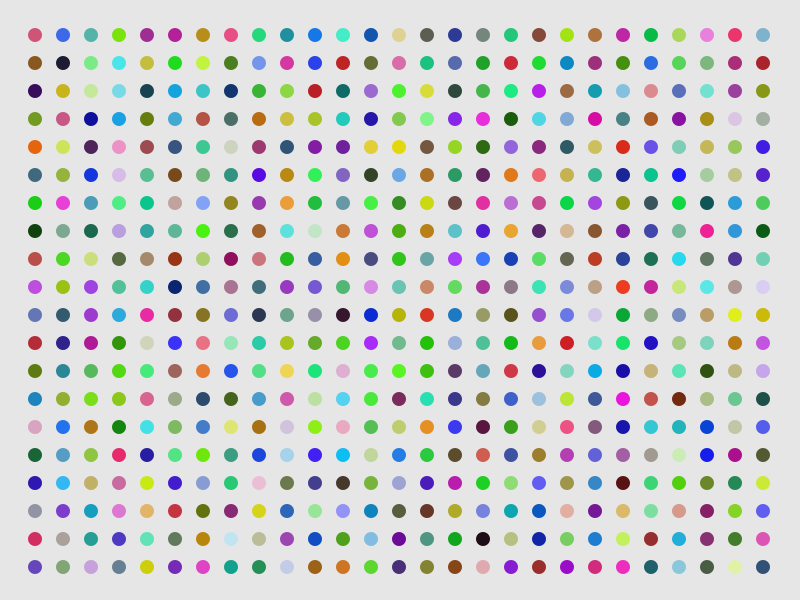
Frame 1 (no input)
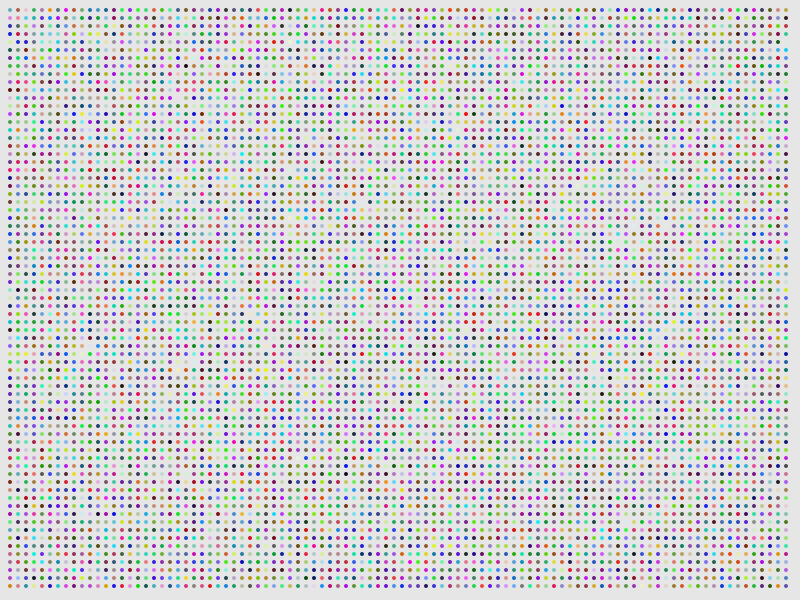
Frame 2 (the mouse pressed at the canvas centre, redrawn once)

The Processing sketch that drew these frames (run headless with seeded random() and noise(); the mouse was pressed at the canvas centre and the sketch redrawn once):

// Processing sketch: processing_81962
// ── processing_81962.pde

int diam, space;
float r, g, b;

void setup() {
  size(800, 600);
  smooth();
  noLoop();
}

void draw() {
  background(230);
  noFill();
  stroke(1);
  r = random(10, 240);
  g = random(10, 245);
  b = random(10, 250);
  if (r == g || r == b || b == g) {
    r = r + 2;
    g = g + 2;
    b = b - 4;
  }
  diam = (int)random(3, 50);
  space = diam*2;
  for (float x = space; x < width - space; x += space) {
    for (float y = space; y < height - space; y += space) {
      noStroke();
      fill(random(10, 240), random(10, 245), random(10, 250));
      ellipseMode(CORNER);
      ellipse(x, y, diam, diam);
    }
  }
}

void mousePressed() {
  setup();
  redraw();
}
